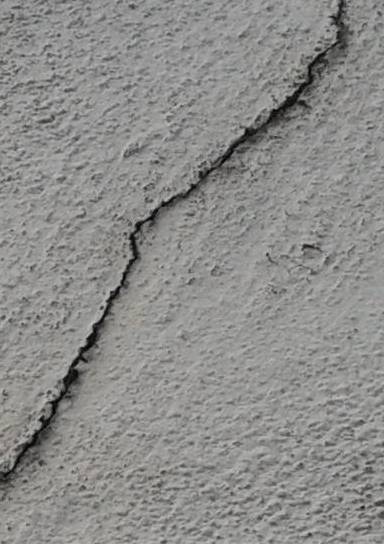
%> input picture data/test/0.jpg, 384 x 544 px; its folder holds 4 pictures in this run
$ octave '传统方法.m'   (GNU Octave 9; MATLAB toolbox functions it lacks are replaced by stand-ins)
%> lines starting %> are read from the running program, lines starting %| are printed output that depends on the picture; in (x1, y1, x2, y2) boxes, pixels count from 0 and x2, y2 are one past the last pixel; in counts of white or black regions, pixels touching at a corner belong together; the program's own positions count from 1
clear all;
clc;
file_path1 ='E:\大三下\数字图像处理\image\image1\test\';
img_path_list1 = dir(strcat(file_path1,'*.jpg'));
Len= length(img_path_list1);                                            % 获取图像总数量 (三个图片文件夹中图片数量一致)
for k=0:Len
    Img = imread([file_path1,num2str(k),'.jpg']);
%> Img is the input picture: size 544x384x3 uint8; mean R, G, B 141.2, 140.9, 139
    adjImg=imadjust(Img,[0.1,0.30],[0,1]);
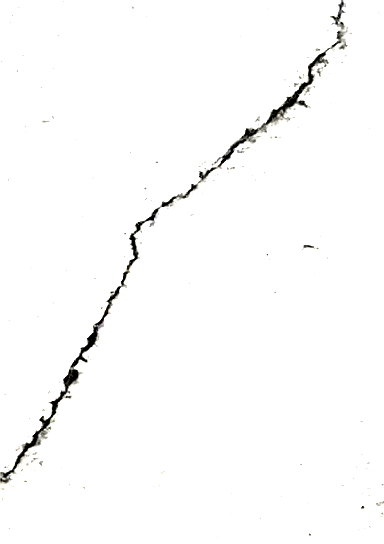
%> adjImg: size 544x384x3 uint8; mean R, G, B 251.5, 251.5, 251.3

    se=strel('disk',5);
    imbImg=imbothat(adjImg,se);
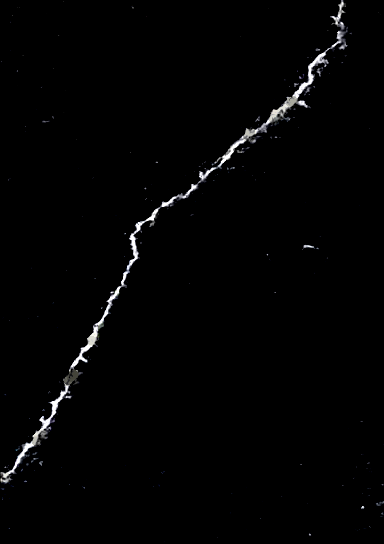
%> imbImg: size 544x384x3 uint8; mean R, G, B 3.2, 3.2, 3.3

    H = fspecial('gaussian',3,3);
    filImg = imfilter(imbImg,H,'replicate');

    bwImgSmall=im2bw(filImg,20/255);
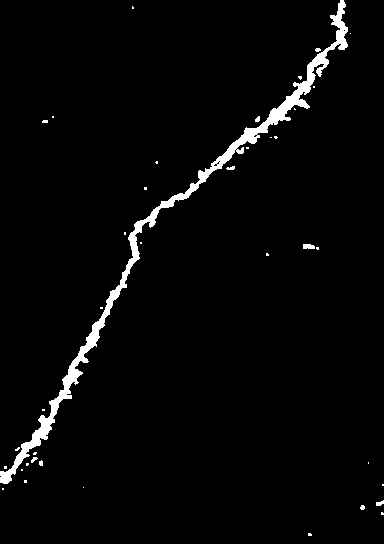
%> bwImgSmall: size 544x384 logical; 2.7% white; 39 white regions (31 under 20 px), largest, box (x1, y1, x2, y2) and area: (0, 0, 348, 484) 5329, (303, 244, 315, 249) 54, (376, 500, 384, 506) 31

    recImg=bwareaopen(bwImgSmall,100);
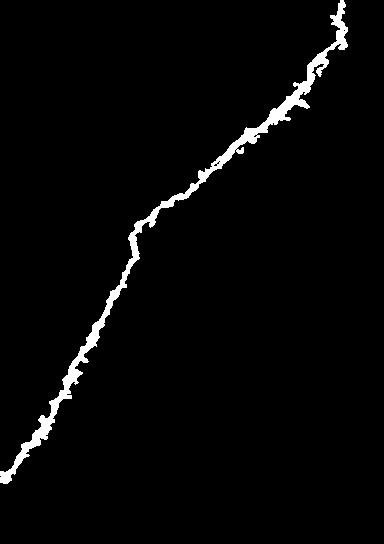
%> recImg: size 544x384 logical; 2.6% white; 1 white region, box (x1, y1, x2, y2) and area: (0, 0, 348, 484) 5329

    filename=['E:\大三下\数字图像处理\image\image2\',num2str(k),'.jpg'];
    imwrite(recImg,filename);
end
%> pass 2 of the loop `for k=0:Len`:
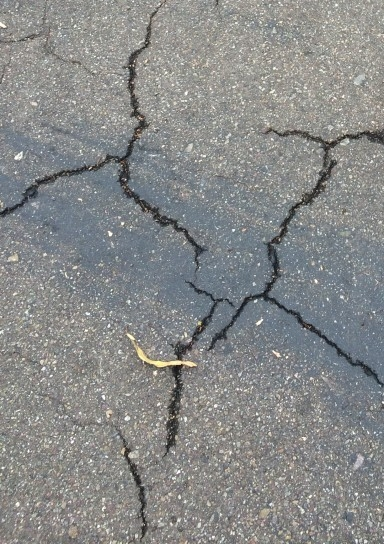
%> input picture data/test/1.jpg, 384 x 544 px
%> Img is the input picture: size 544x384x3 uint8; mean R, G, B 135.8, 137.3, 136.7
%> `adjImg=imadjust(Img,[0.1,0.30],[0,1]);`:
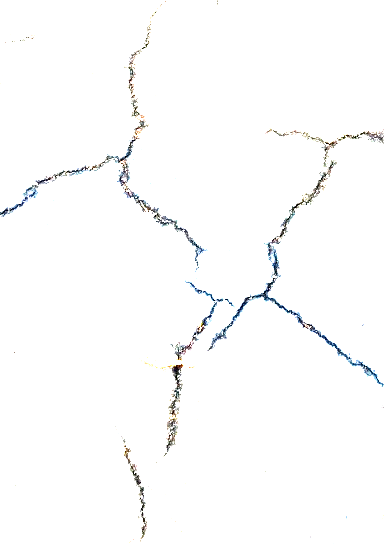
%> adjImg: size 544x384x3 uint8; mean R, G, B 251.8, 252, 252.1
%> `bwImgSmall=im2bw(filImg,20/255);`:
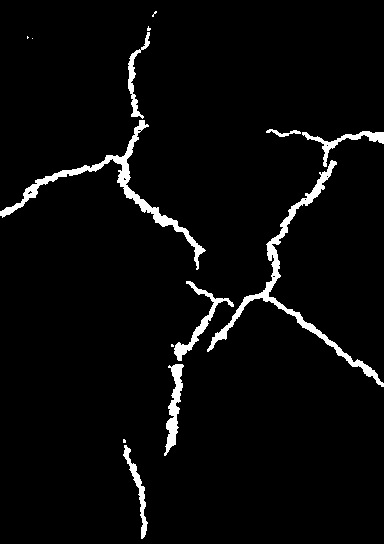
%> bwImgSmall: size 544x384 logical; 3.7% white; 14 white regions (6 under 20 px), largest, box (x1, y1, x2, y2) and area: (207, 160, 384, 387) 2423, (0, 120, 206, 270) 2192, (164, 364, 184, 456) 765
%> (the run ends here)
